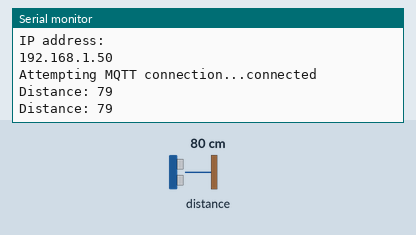
Simulated run of this sketch. Board: ESP8266 (NodeMCU). On the bench: the last lines printed to the serial monitor. Wiring (inferred from the names in the program): ultrasonic range finder: trigger GPIO 2; echo GPIO 0. The test bench sets the inputs (shaded band); at power-on: distance to the obstacle 80 cm. The echo pulse lasts 58.3 µs per cm; WiFi joins after 1.5 s; servers stay silent unless stated; random numbers use the default seed unless the sketch sets one; no MQTT or app messages arrive unless stated.

Above: at 2.8 s.
2.9 s: distance to the obstacle set to 2 cm
At 4.2 s:
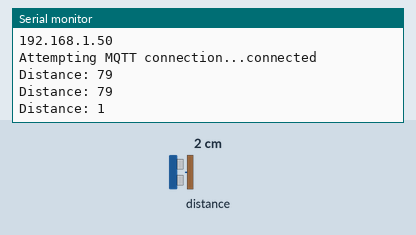
4.4 s: distance to the obstacle set to 4 cm
At 5.2 s:
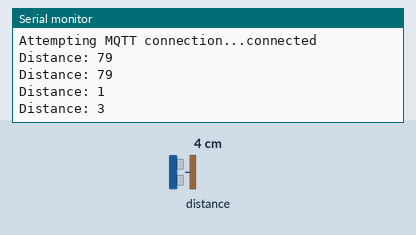
Timing chart, 0 to 7.4 s (numbered marks = the images above; inputs shaded):
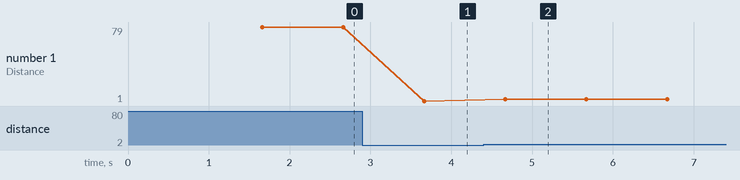

Measured:
- after the input at 2.9 s, the serial monitor: prints a new line after 0.77 s (image 1)
- after the input at 4.4 s, the serial monitor: prints a new line after 0.27 s (image 2)
- plotted number 1: 79 → 1 after the input at 2.9 s, 1 → 3 after the input at 4.4 s

The sketch:

water.ino
```cpp
// (licence header left out)
#include <ArduinoJson.h>
#include <ESP8266WiFi.h>
#include <PubSubClient.h>

// Update these with values suitable for your network.
const char* ssid = "TPLinkFiber";
const char* password = "ActiveEyeElyu5";
const char* mqtt_server = "broker.mqttdashboard.com";
// const char* mqtt_server = "192.168.10.1";

WiFiClient espClient;
PubSubClient client(espClient);

long lastMsg = 0;
char msg[50];
int value = 0;

const int trigPin = 2;  //D4
const int echoPin = 0;  //D3

long duration;
int distance;

void setup_wifi() {
   delay(100);
  // We start by connecting to a WiFi network
    Serial.print("Connecting to ");
    Serial.println(ssid);
    WiFi.begin(ssid, password);
    while (WiFi.status() != WL_CONNECTED)
    {
      delay(500);
      Serial.print(".");
    }
  randomSeed(micros());
  Serial.println("");
  Serial.println("WiFi connected");
  Serial.println("IP address: ");
  Serial.println(WiFi.localIP());
}

void callback(char* topic, byte* payload, unsigned int length)
{

  StaticJsonBuffer<300> JSONbuffer;
  JsonObject& JSONencoder = JSONbuffer.createObject();

  JSONencoder["device"] = "LED";

  Serial.print("Command from MQTT broker is : [");
  Serial.print(topic);
  int p =(char)payload[0]-'0';

  Serial.println();

} //end callback

void reconnect() {
  // Loop until we're reconnected
  while (!client.connected())
  {
    Serial.print("Attempting MQTT connection...");
    // Create a random client ID
    String clientId = "ESP8266Client-";
    clientId += String(random(0xffff), HEX);
    // Attempt to connect
    //if you MQTT broker has clientID,username and password
    //please change following line to    if (client.connect(clientId,userName,passWord))
    if (client.connect(clientId.c_str()))
    {
      Serial.println("connected");
      //once connected to MQTT broker, subscribe command if any
    } else {
      Serial.print("failed, rc=");
      Serial.print(client.state());
      Serial.println(" try again in 5 seconds");
      // Wait 6 seconds before retrying
      delay(6000);
    }
  }
} //end reconnect()

void setup() {
  Serial.begin(115200);
  setup_wifi();
  client.setServer(mqtt_server, 1883);
  client.setCallback(callback);
  pinMode(trigPin, OUTPUT); // Sets the trigPin as an Output
  pinMode(echoPin, INPUT); // Sets the echoPin as an Input
}

void water() {

  StaticJsonBuffer<300> JSONbuffer;
  JsonObject& JSONencoder = JSONbuffer.createObject();

  JSONencoder["device"] = "Water";

  // Clears the trigPin
  digitalWrite(trigPin, LOW);
  delayMicroseconds(2);

  // Sets the trigPin on HIGH state for 10 micro seconds
  digitalWrite(trigPin, HIGH);
  delayMicroseconds(10);
  digitalWrite(trigPin, LOW);

  // Reads the echoPin, returns the sound wave travel time in microseconds
  duration = pulseIn(echoPin, HIGH);

  // Calculating the distance
  distance= duration*0.034/2;

  JSONencoder["distance"] = distance;

  char JSONmessageBuffer[100];
  JSONencoder.printTo(JSONmessageBuffer, sizeof(JSONmessageBuffer));
  client.publish("brooder/water", JSONmessageBuffer);

  // Prints the distance on the Serial Monitor
  Serial.print("Distance: ");
  Serial.println(distance);

  delay(1000);

}

void loop() {

	if (!client.connected()) {
		reconnect();
	}
		client.loop();

	// for water level
	water();

}
```
